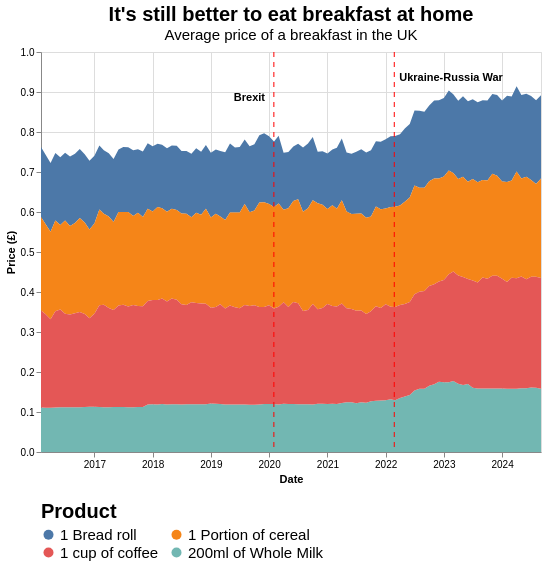

Source (notebook cell):
### Markdown cell above
#### Plotting

### Code cell
# Your existing label lookup and data mapping
label_lookup = {
    210106: '1 Bread roll',
    211709: '200ml of Whole Milk',
    210213: '1 Portion of cereal',
    213006: '1 cup of coffee'
}

df2['labels'] = df2['item_id'].map(label_lookup)

# Define a custom color palette
custom_palette = ['grey', 'teal', 'gold', 'lightblue']  # Example colors

# Build the chart again, using 'labels' for the color encoding now.
base2 = alt.Chart(df2).mark_area().encode(
    alt.X('quote_date:T', axis=alt.Axis(title='Date')),
    alt.Y('scaled_price:Q', axis=alt.Axis(title='Price (£)')),
    alt.Color('labels:N', title='Product', legend=alt.Legend(orient='bottom', columns=2,  labelFontSize=15, titleFontSize=20))
        ).properties(
        width=500,  # Adjust the width here
        height=400,  # Adjust the height here
    title={
        "text": "It's still better to eat breakfast at home",
        "subtitle": "Average price of a breakfast in the UK",
        "fontSize": 20,
        "subtitleFontSize": 15
    }
)

# Vertical dashed line for Brexit
vline = alt.Chart(pd.DataFrame({'quote_date': ['2020-01-31']})).mark_rule(color='red', strokeDash=[5, 5]).encode(
    x='quote_date:T'
)

# Vertical dashed line for Brexit
vline = alt.Chart(pd.DataFrame({'quote_date': ['2020-01-31']})).mark_rule(color='red', strokeDash=[5, 5]).encode(
    x='quote_date:T'
)

# Text "Brexit"
text = alt.Chart(pd.DataFrame({'quote_date': ['2020-01-31'], 'label': ['Brexit']})).mark_text(
    align='left',
    baseline='top',
    dx=-40,  # Position of text
    dy=-160,  # Position of text
    fontWeight='bold'  # Bold text
).encode(
    x='quote_date:T',
    text='label'
)

# Vertical dashed line for the Ukraine Russian War 
vline2 = alt.Chart(pd.DataFrame({'quote_date': ['2022-02-24']})).mark_rule(color='red', strokeDash=[5,5]).encode(
    x='quote_date:T'
)

# Text "Ukraine-Russia War"
text2 = alt.Chart(pd.DataFrame({'quote_date': ['2022-02-24'], 'label': ['Ukraine-Russia War']})).mark_text(
    align='left',
    baseline='top',
    dx=5,  # Position of text
    dy=-180,  # Position of text
    fontWeight='bold'  # Bold text
).encode(
    x='quote_date:T',
    text='label'
)

# Combine the base chart and the vertical line
chart2 = base2 + vline + vline2 + text + text2

chart2.save('../figures/figure9b.json')

chart2

### Figure 1 — Vega-Lite specification as saved in the notebook (floating-point values rounded to 4 significant figures; data arrays with more than 128 entries replaced by an {"elided": "..."} marker saying what was removed)
{"config": {"view": {"continuousWidth": 300, "continuousHeight": 300}}, "layer": [{"data": {"name": "data-4ae23bb2f2f304f081892a92aea31351"}, "mark": {"type": "area"}, "encoding": {"color": {"field": "labels", "legend": {"columns": 2, "labelFontSize": 15, "orient": "bottom", "titleFontSize": 20}, "title": "Product", "type": "nominal"}, "x": {"axis": {"title": "Date"}, "field": "quote_date", "type": "temporal"}, "y": {"axis": {"title": "Price (£)"}, "field": "scaled_price", "type": "quantitative"}}, "title": {"text": "It's still better to eat breakfast at home", "subtitle": "Average price of a breakfast in the UK", "fontSize": 20, "subtitleFontSize": 15}}, {"data": {"name": "data-8189462750a77e095d88f6fd1195fc26"}, "mark": {"type": "rule", "color": "red", "strokeDash": [5, 5]}, "encoding": {"x": {"field": "quote_date", "type": "temporal"}}}, {"data": {"name": "data-845842c8b4640e080e8f158257bcbc4b"}, "mark": {"type": "rule", "color": "red", "strokeDash": [5, 5]}, "encoding": {"x": {"field": "quote_date", "type": "temporal"}}}, {"data": {"name": "data-0961fdf5a7421ef1d89a934ba178aeab"}, "mark": {"type": "text", "align": "left", "baseline": "top", "dx": -40, "dy": -160, "fontWeight": "bold"}, "encoding": {"text": {"field": "label", "type": "nominal"}, "x": {"field": "quote_date", "type": "temporal"}}}, {"data": {"name": "data-b71cd69e375e73aa500d2c9217f93336"}, "mark": {"type": "text", "align": "left", "baseline": "top", "dx": 5, "dy": -180, "fontWeight": "bold"}, "encoding": {"text": {"field": "label", "type": "nominal"}, "x": {"field": "quote_date", "type": "temporal"}}}], "height": 400, "width": 500, "$schema": "https://vega.github.io/schema/vega-lite/v5.20.1.json", "datasets": {"data-4ae23bb2f2f304f081892a92aea31351": {"elided": "416 records"}, "data-8189462750a77e095d88f6fd1195fc26": [{"quote_date": "2020-01-31"}], "data-845842c8b4640e080e8f158257bcbc4b": [{"quote_date": "2022-02-24"}], "data-0961fdf5a7421ef1d89a934ba178aeab": [{"quote_date": "2020-01-31", "label": "Brexit"}], "data-b71cd69e375e73aa500d2c9217f93336": [{"quote_date": "2022-02-24", "label": "Ukraine-Russia War"}]}}
